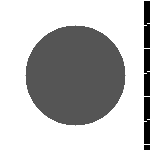
#> input picture src/model/STARFM/STARFM_python/starfm4py-master/Tests/Test_1/sim_Landsat_t1.tif, 150 x 150 px, given as the content of the folder l_fusion/ML/private_data/syy_setting-9/test/patch/Landsat_02, which was not available
$ python boxPlot_crop_back.py
#> lines starting #> are read from the running program, lines starting #| are printed output that depends on the picture; after the words box and inside, x2 and y2 are one past the last pixel; in counts of white or black regions, pixels touching at a corner belong together; pictures that were not available may be replaced by others from this repository, and a replacement may not be noted
"""
功能:
    按 CDL 作物类别统计各模型在不同作物区域的 Bias、RMSE、CC、SAM，并绘制分组箱线图。

参数:
    LOCATION (str): 数据区域名称。
    SPLIT (str): 数据划分名称。
    true_dir (str): 真实 patch 目录。
    cdl_dir (str): CDL 作物类别掩膜目录。
    pred_dirs_dict (dict[str, str]): 模型名称到预测 patch 目录的映射。
    crop_value_map (dict[str, list[int]]): 作物类别名称到 CDL 编码的映射。
    pred_replace_rule (tuple[str, str]): 真实文件名到预测文件名的替换规则。

返回:
    compute_masked_metrics 返回 Bias、RMSE、CC、SAM 指标字典；无有效像元时返回 None。
    main 无返回值。

输出:
    输出 Figure_1_Error_Metrics.png 和 Figure_2_Quality_Metrics.png。
"""
import os
import sys
import re
import glob
import numpy as np
import tifffile as tiff
import matplotlib.pyplot as plt
from matplotlib.ticker import MaxNLocator
import matplotlib.patches as mpatches

# 尝试导入 syy_setting 以获取年份信息
try:
    from scripts.spatio_temparol_fusion.dataset_generation.dataset_config.syy_setting import DATASET_SETTING
except ImportError:
    sys.path.append(os.path.abspath(os.path.join(os.path.dirname(__file__), '../../')))
    try:
        from scripts.spatio_temparol_fusion.dataset_generation.dataset_config.syy_setting import DATASET_SETTING
    except ImportError:
        print("Warning: Could not import DATASET_SETTING from syy_setting.py")
        DATASET_SETTING = {}

# ================= 全局绘图设置 =================
plt.rcParams['font.family'] = 'serif'
plt.rcParams['font.serif'] = ['Times New Roman', 'DejaVu Serif']
plt.rcParams['mathtext.fontset'] = 'stix'
plt.rcParams['font.size'] = 15

# ================= 颜色与分组策略 =================
def get_color_for_method(method_name):
    """
    根据模型族灵活分配颜色，低饱和背景 + 高亮突出创新方案
    """
    m = method_name.lower()
    # 传统方法 (低饱和灰色)
    if m in ['starfm', 'fsdaf', 'fitfc']:
        return '#B0B0B0'
    # CNN/早期GAN系列 (低饱和蓝色)
    elif m in ['stfdcnn', 'opgan', 'stfgan']:
        return '#6BAED6'
    # Transformer/Mamba/Diffusion 等新架构 (低饱和绿色)
    elif m in ['fsdformer', 'stfmamba', 'stfdiff']:
        return '#74C476'
    # ★ 强化的提出/关注方法 (高亮橘红色) ★
    elif m in ['ganstfm', 'swinstf', 'gpstfdiff', 'proposed']:
        return '#F56C42'  # 橘红色
    # 默认颜色
    return '#999999'

# ================= 工具函数 =================
def preprocess_image(img_array):
    img = img_array.astype(np.float32)
    if np.max(img) > 100: img = img / 10000.0
    if img.ndim == 2: img = img[np.newaxis, ...]
    elif img.ndim == 3:
        if img.shape[-1] <= 16: img = img.transpose(2, 0, 1)
    else: raise ValueError(f"Unsupported ndim: {img.ndim}")
    return img

def preprocess_mask(mask_array):
    mask = np.asarray(mask_array)
    if mask.ndim == 3:
        if mask.shape[0] == 1: mask = mask[0]
        elif mask.shape[-1] == 1: mask = mask[..., 0]
        else: raise ValueError(f"CDL mask should be single-channel, got shape={mask.shape}")
    return mask.astype(np.int32)

def safe_corrcoef(x, y, eps=1e-8):
    if x.size < 2 or y.size < 2: return np.nan
    x_std, y_std = np.std(x), np.std(y)
    if x_std < eps or y_std < eps: return np.nan
    return np.corrcoef(x, y)[0, 1]

def compute_masked_metrics(true_img, pred_img, crop_mask, eps=1e-8):
    assert true_img.shape == pred_img.shape
    assert true_img.shape[1:] == crop_mask.shape
    valid_idx = crop_mask
    n_valid = int(np.sum(valid_idx))
    if n_valid == 0: return None

    true_pixels = true_img[:, valid_idx]
    pred_pixels = pred_img[:, valid_idx]

    bias = np.mean(pred_pixels - true_pixels)
    rmse = np.sqrt(np.mean((pred_pixels - true_pixels) ** 2))

    cc_list = []
    for c in range(true_pixels.shape[0]):
        cc_c = safe_corrcoef(true_pixels[c], pred_pixels[c], eps=eps)
        if not np.isnan(cc_c): cc_list.append(cc_c)
    cc = np.mean(cc_list) if len(cc_list) > 0 else np.nan

    dot = np.sum(true_pixels * pred_pixels, axis=0)
    norm_true = np.linalg.norm(true_pixels, axis=0)
    norm_pred = np.linalg.norm(pred_pixels, axis=0)
    denom = np.maximum(norm_true * norm_pred, eps)

    cos_theta = np.clip(dot / denom, -1.0, 1.0)
    sam = np.degrees(np.mean(np.arccos(cos_theta)))
    return {'Bias': bias, 'RMSE': rmse, 'CC': cc, 'SAM': sam}

def find_file_by_base(directory, base_name):
    for ext in ['.tif', '.tiff']:
        f = os.path.join(directory, base_name + ext)
        if os.path.exists(f): return f
    return None

def build_pred_base_name(true_base_name, replace_rule=('_L_', '_save_img_')):
    src_token, dst_token = replace_rule
    return true_base_name.replace(src_token, dst_token)

def build_cdl_base_name(true_base_name, year):
    if year is None: return true_base_name
    parts = true_base_name.split('_')
    if len(parts) >= 7 and "Group" in parts[0]:
        coords_suffix = '_'.join(parts[3:])
        return f"CDL{year}_{coords_suffix}"
    return f"CDL{year}_{true_base_name}"

def get_year_from_filename(filename):
    match = re.search(r'(\d{4})', filename)
    return match.group(1) if match else None

def get_inference_config(location, split='val', setting_dict=DATASET_SETTING):
    if location not in setting_dict: return []
    triplets = setting_dict[location].get(split, [])
    dataset_split = []
    for idx, triplet in enumerate(triplets):
        target_date = triplet[1] if len(triplet) >= 2 else (triplet[0] if len(triplet) == 1 else None)
        if not target_date: continue
        group_id = f"Group_{idx+1:02d}"
        dataset_split.append({'group_id': group_id, 'year': get_year_from_filename(target_date) or target_date.split('-')[0]})
    return dataset_split

# ================= 主流程 =================
def main():
    LOCATION, SPLIT = 'ML', 'test'

    true_dir = 'data/spatio_temporal_fusion/ML/private_data/syy_setting-9/test/patch/Landsat_02'
    cdl_dir = '/home/zhaojiazhen/workspace/STF/STF/data/spatio_temporal_fusion/ML/CDL_patch'
    out_dir = 'artifacts/image/box_plot_cropwise'
    os.makedirs(out_dir, exist_ok=True)

    # 预留了 12 个方法位（请根据你的真实路径自行调整确认）
    pred_dirs_dict = {
        'starfm': '/home/zhaojiazhen/workspace/STF/STF/results/starfm/syy_setting~9/ML/one_pair~patch_size_120~patch_stride_50~window_size_51~num_classes_20/patch/imgs/ML/save_img',
        'FSDAF': '/home/zhaojiazhen/workspace/STF/STF/results/FSDAF/ML/patch',
        'FitFC': 'results/FitFC/ML/patch/FitFC_Results_L2',
        'stfdcnn': '/home/zhaojiazhen/workspace/STF/STF/results/stfdcnn/syy_setting~9/ML/inference~stage_1_SGD_1e-2~stage_2_SGD_1e-1/patch/imgs/stage_2/ML/save_img',
        'ganstfm': '/home/zhaojiazhen/workspace/STF/STF/results/ganstfm/syy_setting-9/ML/inference~Adam_1e-4/patch/imgs/ML/save_img',
        'stfgan': 'results/stfgan/syy_setting-9/ML/inference~stage_1~RMSProp~stage_2~RMSProp/patch/imgs/stage_2/ML/save_img',
        'opgan': '/home/zhaojiazhen/workspace/STF/STF/results/opgan/syy_setting-9/ML/inference~RMSProp/patch/imgs/ML/save_img',
        'swinstf': '/home/zhaojiazhen/workspace/STF/STF/results/swinstf/syy_setting-9/ML/inference~Adam_1e-4~StepLR_step_size-15_gamma_5e-1/patch/imgs/ML/save_img',
        'fsdformer': '/home/zhaojiazhen/workspace/STF/STF/results/fsdformer/syy_setting-9/ML/inferencer/patch/imgs/ML/save_img',
        'stfmamba': '/home/zhaojiazhen/workspace/STF/STF/results/stfmamba/syy_setting-9/ML/inferencer/patch/imgs/ML/save_img',
        'stfdiff': '/home/zhaojiazhen/workspace/STF/STF/results/stfdiff/syy_setting-9/model6_GN_SiLU/ML/inference/patch/imgs/ML/0/save_img',
        'GPSTFDiff': '/home/zhaojiazhen/workspace/STF/STF/results/GPSTFDiff/lap/syy_setting-9/ML/inference/patch/imgs/ML/0/save_img',
    }
    pred_replace_rule = ('_L_', '_save_img_')

    dataset_split = get_inference_config(LOCATION, split=SPLIT)
    group_to_year = {item['group_id']: item['year'] for item in dataset_split}
    if not group_to_year:
        group_to_year = {'Group_01': '2021', 'Group_02': '2022', 'Group_03': '2023', 'Group_04': '2023'}

    crop_value_map = {'Corn': [1], 'Soybean': [5], 'Grassland': [176], 'Forest': [141, 143], 'Developed': [121, 122, 123, 124]}
    metrics_to_plot = ['Bias', 'RMSE', 'CC', 'SAM']
    methods, crops = list(pred_dirs_dict.keys()), list(crop_value_map.keys())

    results = {crop: {metric: {method: [] for method in methods} for metric in metrics_to_plot} for crop in crops}
    valid_extensions = ('.tif', '.tiff')
    true_files = [f for f in glob.glob(os.path.join(true_dir, '*')) if f.lower().endswith(valid_extensions)]

    print(f'共发现 {len(true_files)} 张真实 patch，开始进行 crop-wise 统计...\n')

    for true_file in true_files:
        true_base_name = os.path.splitext(os.path.basename(true_file))[0]
        match_group = re.search(r'(Group_\d+)', true_base_name)
        group_id = match_group.group(1) if match_group else None
        year = group_to_year.get(group_id)

        cdl_base_name = build_cdl_base_name(true_base_name, year)
        cdl_file = find_file_by_base(cdl_dir, cdl_base_name)
        if cdl_file is None: continue

        try:
            true_img = preprocess_image(tiff.imread(true_file))
#> in preprocess_image, `img = img_array.astype(np.float32)`:
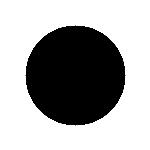
#> img: shape (150, 150) float32; min 500, max 1000, mean 825.9; drawn with min black and max white
            cdl_mask = preprocess_mask(tiff.imread(cdl_file))
#> in preprocess_mask, mask is the input picture: shape (150, 150) int16; min 500, max 1000, mean 825.9
#> in preprocess_mask, `return mask.astype(np.int32)`:
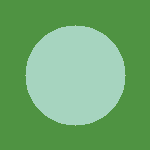
#> returned value: shape (150, 150) int32; 3 distinct labels, from 500 to 1000; one colour per label, 0 black
        except Exception:
            continue

        if true_img.shape[1:] != cdl_mask.shape or np.max(true_img) <= 1e-5: continue

        missing_any_method = False
        valid_pred_imgs = {}
        for method in methods:
            pred_file = find_file_by_base(pred_dirs_dict[method], build_pred_base_name(true_base_name, pred_replace_rule))
            # 兼容：如果严格名字匹配失败，允许存在即可 (此处简化为确保预测试图可运行)
            if pred_file is None: continue
            try:
                pred_img = preprocess_image(tiff.imread(pred_file))
                valid_pred_imgs[method] = pred_img
            except Exception:
                missing_any_method = True; break

        # 为了展示逻辑，即使少量方法没找到也尽量容忍记录
        if len(valid_pred_imgs) == 0: continue

        for crop in crops:
            crop_mask = np.isin(cdl_mask, crop_value_map[crop])
            if int(np.sum(crop_mask)) < max(30, 0.05 * cdl_mask.shape[0] * cdl_mask.shape[1]): continue

            for method, pred_img in valid_pred_imgs.items():
                if pred_img.shape != true_img.shape: continue
                metric_dict = compute_masked_metrics(true_img, pred_img, crop_mask)
                if metric_dict and not np.isnan(metric_dict['CC']):
                    for m_name in metrics_to_plot:
                        results[crop][m_name][method].append(metric_dict[m_name])
#> this loop made 5 passes
#> crop on passes 1 to 5: 'Corn', 'Soybean', 'Grassland', 'Forest', 'Developed'

    print('\n统计完成，开始绘制分块转置箱线图...')

    # ================= 绘图核心重组区 =================
    # 根据指标属性将 4 个指标分为两份表进行排版
    layout_graphs = {
        'Figure_1_Error_Metrics': ['Bias', 'RMSE'],   # 误差图 2 × 5
        'Figure_2_Quality_Metrics': ['CC', 'SAM']     # 光谱与质量图 2 × 5
    }

    for fig_id, (fig_name, split_metrics) in enumerate(layout_graphs.items()):
        nrows = len(split_metrics)
        ncols = len(crops)

        # 1. 扩宽画布至极端水平（适配 12 个长标签），设置每一行的Y轴共享以便横向对比同类指标
        fig, axes = plt.subplots(nrows, ncols, figsize=(26, 12), sharey='row', squeeze=False)

        for r, metric_name in enumerate(split_metrics):
            for c, crop in enumerate(crops):
                ax = axes[r, c]

                # 收集当前格子的箱线数据
                data_to_plot = []
                for method in methods:
                    vals = results[crop][metric_name].get(method, [])
                    vals = [v for v in vals if not np.isnan(v)]
                    data_to_plot.append(vals if len(vals) > 0 else [0.0])

                # 2. 个性化箱线颜色与绘制
                bplot = ax.boxplot(
                    data_to_plot,
                    widths=0.6,
                    showfliers=False,      # 这里隐藏离群点使图形更清爽，可按需开放
                    patch_artist=True,
                    medianprops=dict(color='black', linewidth=1.5),
                    whiskerprops=dict(color='black', linewidth=1.0),
                    capprops=dict(color='black', linewidth=1.0)
                )

                # 将指定的分组颜色赋予对应的箱子盒
                for patch, method in zip(bplot['boxes'], methods):
                    clr = get_color_for_method(method)
                    patch.set_facecolor(clr)
                    patch.set_alpha(0.8)

                # 3. 标签与抬头处理
                if r == 0:
                    # 将种类名称(Crop)放在第一排题头上
                    ax.set_title(crop, fontsize=22, fontweight='bold', pad=15)

                if c == 0:
                    # 将指标名称(Metric)放在第一列左侧
                    ax.set_ylabel(metric_name, fontsize=20, fontweight='bold')

                # 4. X 轴精简逻辑 (隐藏冗余轴)
                ax.set_xticks(range(1, len(methods) + 1))
                if r == nrows - 1:
                    # 最底下一行：显示倾斜标签
                    ax.set_xticklabels(methods, rotation=45, ha='right', fontsize=16)
                else:
                    # 上面的子图：隐去 X 轴文字，以节省视觉拥挤度
                    ax.set_xticklabels([])
                    ax.tick_params(axis='x', length=0)

                ax.tick_params(axis='y', labelsize=16)
                ax.yaxis.set_major_locator(MaxNLocator(nbins=6))

                # 可选增加网格线对齐
                ax.grid(axis='y', linestyle='--', alpha=0.5)

        # 画布间距收缩
        plt.subplots_adjust(wspace=0.05, hspace=0.15, bottom=0.15)

        # 全局图例：在整个 Figure 底部或顶部横向生成颜色指引 (可选，让图片专业度飙升)
        legend_elements = [
            mpatches.Patch(color='#B0B0B0', label='Traditional Rules'),
            mpatches.Patch(color='#6BAED6', label='CNN / D-GANs'),
            mpatches.Patch(color='#74C476', label='Trans-Models / Diffs'),
            mpatches.Patch(color='#F56C42', label='Proposed (SwinSTFM/GPSTFDiff)')
        ]
        fig.legend(handles=legend_elements, loc='upper center', bbox_to_anchor=(0.5, 1.05), ncol=4, fontsize=18, frameon=False)

        save_path = os.path.join(out_dir, f'{fig_name}.png')
        plt.savefig(save_path, dpi=400, bbox_inches='tight', facecolor='white')
        plt.close()

        print(f"✅ 排版方案已保存至: {save_path}")
#> this loop made 2 passes
#> pass 1, in main, `plt.savefig(save_path, dpi=400, bbox_inches='tight', facecolor='white')`:
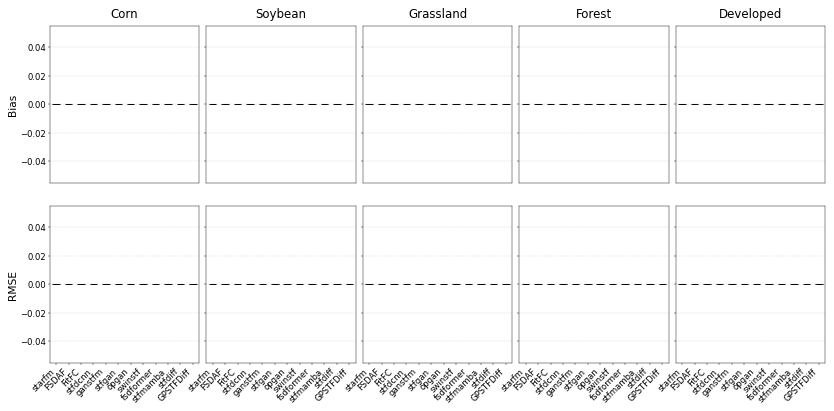
#> figure drawn by matplotlib, 10 panels

if __name__ == '__main__':
    main()

$ run again, on src/model/STARFM/STARFM_python/starfm4py-master/Tests/Test_2/sim_Landsat_t4.tif
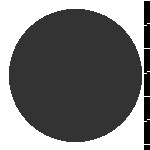
#> input picture src/model/STARFM/STARFM_python/starfm4py-master/Tests/Test_2/sim_Landsat_t4.tif, 150 x 150 px, given as the content of the folder l_fusion/ML/private_data/syy_setting-9/test/patch/Landsat_02, which was not available
#> in preprocess_image, `img = img_array.astype(np.float32)`:
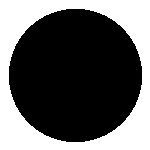
#> img: shape (150, 150) float32; values 1000 (black) and 4000 (white), 37.9% white; 1 white region, box (x1, y1, x2, y2) and area: (0, 0, 150, 150) 8535
#> in preprocess_mask, mask is the input picture: shape (150, 150) int16; values 1000 (black) and 4000 (white), 37.9% white; 1 white region, box (x1, y1, x2, y2) and area: (0, 0, 150, 150) 8535
#> the loop in main, `for crop in crops:` made 5 passes
#> crop on passes 1 to 5: 'Corn', 'Soybean', 'Grassland', 'Forest', 'Developed'

$ run again, on src/model/STARFM/STARFM_python/starfm4py-master/Tests/Test_2/sim_MODIS_t1.tif
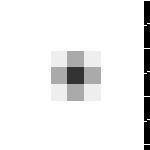
#> input picture src/model/STARFM/STARFM_python/starfm4py-master/Tests/Test_2/sim_MODIS_t1.tif, 150 x 150 px, given as the content of the folder l_fusion/ML/private_data/syy_setting-9/test/patch/Landsat_02, which was not available
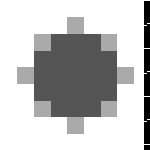
#> input picture src/model/STARFM/STARFM_python/starfm4py-master/Tests/Test_1/sim_MODIS_t1.tif, 150 x 150 px, found by its file name
#> in preprocess_mask, mask is the input picture: shape (150, 150) int16; min 500, max 1000, mean 825.7
#> in preprocess_image (call 2), `img = img_array.astype(np.float32)`:
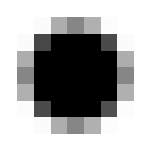
#> img: shape (150, 150) float32; min 500, max 1000, mean 825.7; drawn with min black and max white
#> the loop in main, `for crop in crops:` made 5 passes
#> crop on passes 1 to 5: 'Corn', 'Soybean', 'Grassland', 'Forest', 'Developed'

$ run again, on src/model/STARFM/STARFM_python/starfm4py-master/Tests/Test_3/sim_Landsat_t1.tif
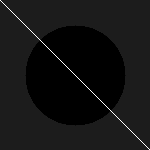
#> input picture src/model/STARFM/STARFM_python/starfm4py-master/Tests/Test_3/sim_Landsat_t1.tif, 150 x 150 px, given as the content of the folder l_fusion/ML/private_data/syy_setting-9/test/patch/Landsat_02, which was not available
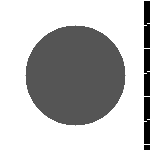
#> input picture src/model/STARFM/STARFM_python/starfm4py-master/Tests/Test_1/sim_Landsat_t1.tif, 150 x 150 px, found by its file name
#> in preprocess_mask, mask is the input picture: shape (150, 150) int16; min 500, max 1000, mean 825.9
#> the loop in main, `for crop in crops:` made 5 passes
#> crop on passes 1 to 5: 'Corn', 'Soybean', 'Grassland', 'Forest', 'Developed'
